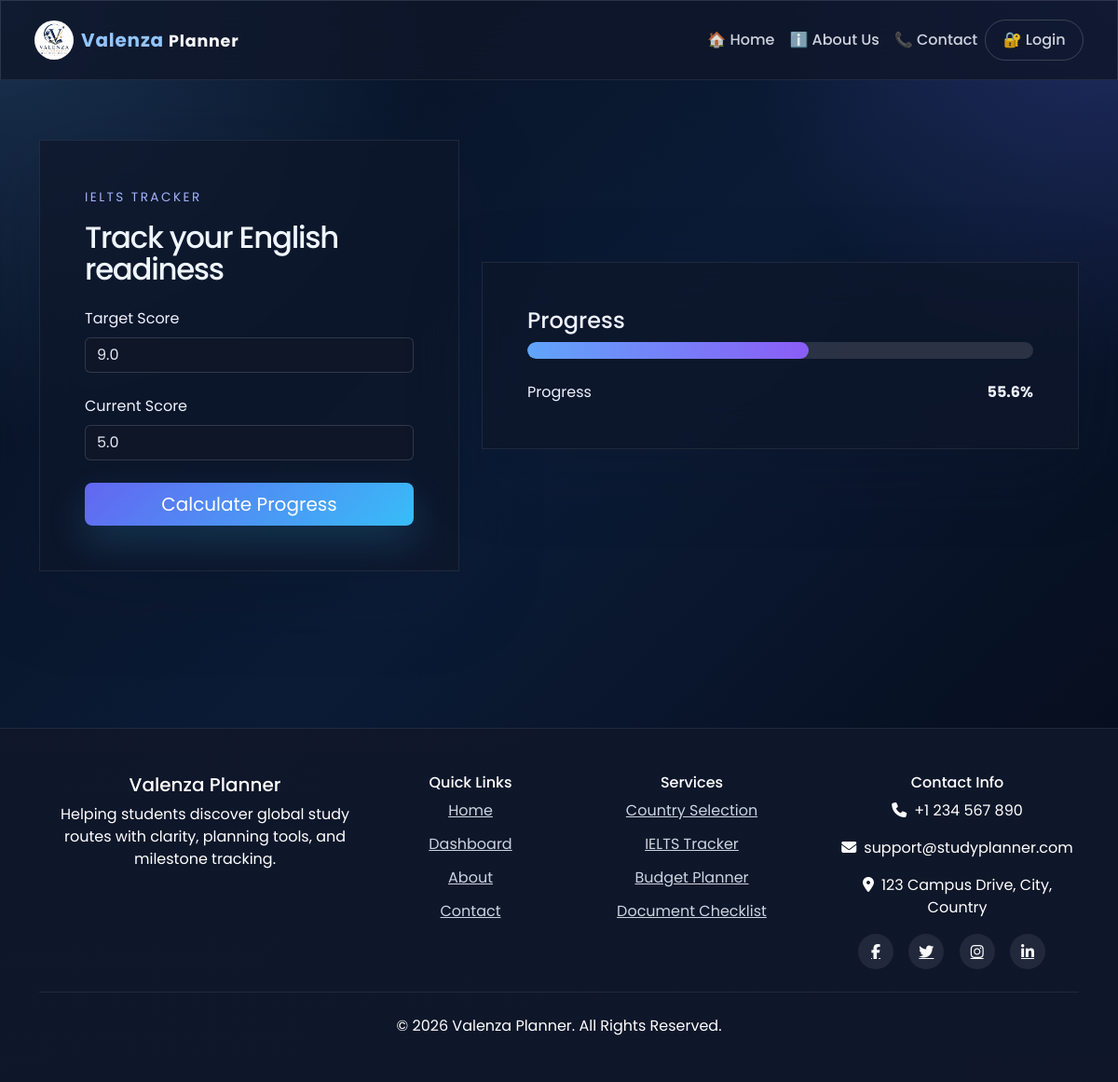
The app's page /ielts_dashboard/ (signed in), older data.
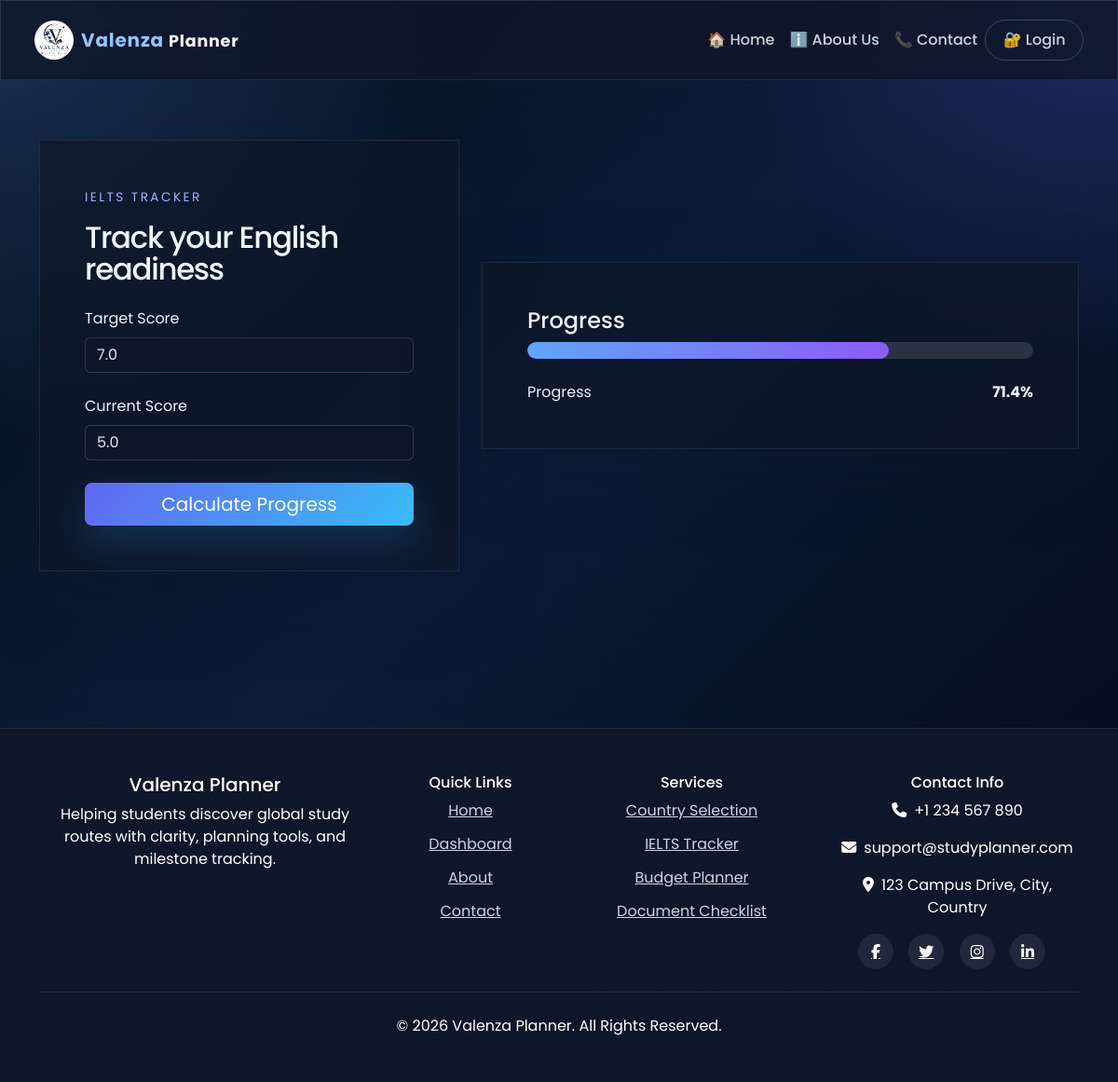
The same page, newer data.
### students/models.py (models this page shows, shortened)
class IELTS(models.Model):
    user = models.ForeignKey(User, on_delete=models.CASCADE)
    target_score = models.DecimalField(max_digits=3, decimal_places=1)
    current_score = models.DecimalField(max_digits=3, decimal_places=1)
    class Meta:
        verbose_name = "IELTS"
        verbose_name_plural = "IELTS"

### students/views.py (the view)
# urls.py: path('ielts_dashboard/', views.ielts_dashboard, name='ielts_dashboard'),
def ielts_dashboard(request):
    ielts = IELTS.objects.filter(user=request.user).first()
    progress = 0
    if request.method == "POST":
        if ielts is None:
            ielts = IELTS(user=request.user)
        ielts.target_score = request.POST.get("target_score")
        ielts.current_score = request.POST.get("current_score")
        ielts.save()
    ielts = IELTS.objects.filter(user=request.user).first()
    if ielts:
        progress = round(
            (float(ielts.current_score) / float(ielts.target_score)) * 100,
            1
        )
        if progress > 100:
            progress = 100
    return render(request, "ielts/ielts_list.html", {
        "ielts": ielts,
        "progress": progress,
    })

### students/templates/ielts/ielts_list.html (shortened to what this page needs)
{% extends 'base.html' %}
{% block content %}
<section class="section-padding">
    <div class="container">
        <div class="row align-items-center gy-5">
            <div class="col-lg-5">
                <div class="section-glass p-5 shadow-soft">
                    <div class="section-heading mb-4">
                        <span class="eyebrow">IELTS Tracker</span>
                        <h2 class="section-title">Track your English readiness</h2>
                    </div>
                    <form method="POST">
                        <div class="mb-4">
                            <label class="form-label">Target Score</label>
                            <input type="number"
                                   name="target_score"
                                   class="form-control"
                                   value="{{ ielts.target_score|default:'' }}"
                                   placeholder="7.0"
                                   min="0"
                                   max="9"
                                   step="0.1"
                                   required>
                        </div>
                        <div class="mb-4">
                            <label class="form-label">Current Score</label>
                            <input type="number"
                                   name="current_score"
                                   class="form-control"
                                   value="{{ ielts.current_score|default:'' }}"
                                   placeholder="6.0"
                                   min="0"
                                   max="9"
                                   step="0.1"
                                   required>
                        </div>
                        <button type="submit" class="btn btn-primary btn-lg w-100">
                            Calculate Progress
                        </button>
                    </form>
                </div>
            </div>
            <div class="col-lg-7">
                <div class="section-glass p-5 shadow-soft">
                    <div class="mb-4">
                        <h4>Progress</h4>
                        <div class="progress progress-bar-custom">
                            <div class="progress-bar"
                                 role="progressbar"
                                 style="width:{% if progress %}{{ progress }}{% else %}0{% endif %}%;"
                                 aria-valuenow="{% if progress %}{{ progress }}{% else %}0{% endif %}"
                                 aria-valuemin="0"
                                 aria-valuemax="100">
                            </div>
                        </div>
                    </div>
                    <div class="d-flex justify-content-between align-items-center">
                        <span>Progress</span>
                        {% if progress %}
                            <strong>{{ progress }}%</strong>
                        {% else %}
                            <strong>Enter your scores to see progress</strong>
                        {% endif %}
                    </div>
                </div>
            </div>
        </div>
    </div>
</section>
{% endblock %}

Row changes from the older to the newer data that the page shows:
changed IELTS: target_score "9.0" → "7.0"
Text that changed along with them:
{{ progress }}: 55.6 → 71.4 (drawn)
{{ progress }}: "55.6" → "71.4"
